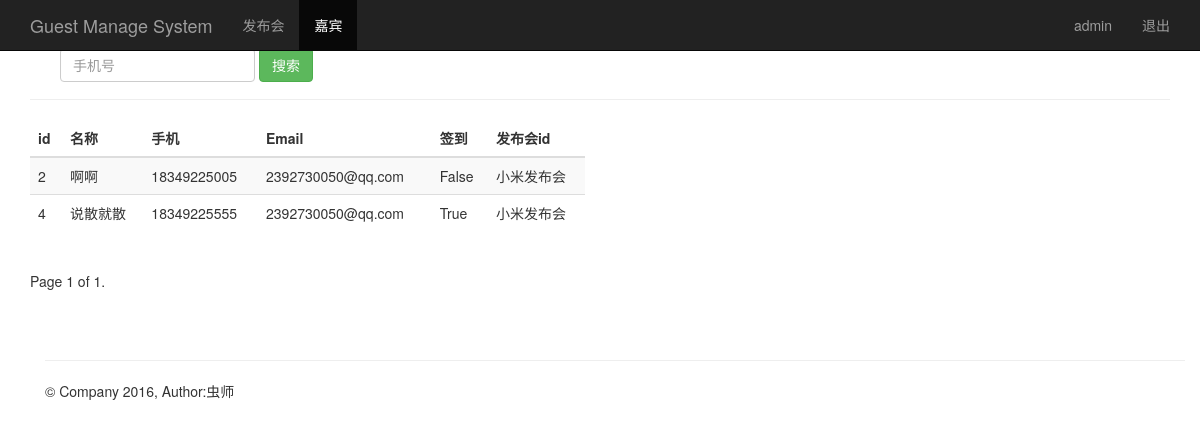
The page /guest_manage/ (signed in) on the database its author committed.
### sign/models.py (models this page shows)
class Guest(models.Model):
    event = models.ForeignKey(Event,on_delete=models.DO_NOTHING)#关联发布会ID
    realname= models.CharField(max_length=200)#姓名
    phone = models.CharField(max_length=11)#手机号
    email= models.EmailField()#邮箱地址
    sign = models.BooleanField()#签到状态״̬
    call_now=models.DateTimeField(auto_now=True)#创建时间（自动获取当前时间）

class Event(models.Model):
    name = models.CharField(max_length=100) #发布会标题
    limit = models.IntegerField()#参加人数
    status = models.BooleanField()#状态״̬
    address = models.CharField(max_length = 200)#地址
    start_time= models.DateTimeField("发布会时间")#发布会时间
    create_tme = models.DateTimeField(auto_now=True)#当前时间
    def __str__(self):
        return self.name

### sign/views.py (the view)
# urls.py: path("guest_manage/",views.guest_manage),
@login_required
def guest_manage(request):
    guest_list = Guest.objects.all()
    username = request.session.get('username', '')
    paginator = Paginator(guest_list,5)
    page = request.GET.get('page')
    try:
        contacts = paginator.page(page)
    except PageNotAnInteger:
        contacts = paginator.page(1)
    except EmptyPage:
        contacts = paginator.page(paginator.num_pages)
    return render(request, "guest_manage.html", {"user": username, "guests": contacts})

### sign/templates/guest_manage.html (shortened to what this page needs)
{% extends "base.html" %}
{% block content %}
    <nav class="navbar navbar-inverse navbar-fixed-top">
      <div class="container">
        <div class="navbar-header">
          <a class="navbar-brand" href="/guest_manage/">Guest Manage System</a>
        </div>
        <div id="navbar" class="collapse navbar-collapse">
          <ul class="nav navbar-nav">
            <li><a href="/event_manage/">发布会</a></li>
            <li class="active"><a href="#about">嘉宾</a></li>
          </ul>
          <ul class="nav navbar-nav navbar-right">
           <li><a href="#">{{user}}</a></li>
           <li><a href="/logout/">退出</a></li>
         </ul>
        </div>
      </div>
    </nav>
    <div class="container theme-showcase" role="main">
      <div class="page-header">
        <div id="navbar" class="navbar-collapse collapse">
          <form class="navbar-form" method="get" action="/search_phone/">
            <div class="form-group">
              <input name="phone" type="text" placeholder="手机号" class="form-control">
            </div>
            <button type="submit" class="btn btn-success">搜索</button>
          </form>
        </div>
      </div>
      <div class="row">
        <div class="col-md-6">
          <table class="table table-striped">
            <thead>
              <tr>
                <th>id</th>
                <th>名称</th>
                <th>手机</th>
                <th>Email</th>
                <th>签到</th>
                <th>发布会id</th>
              </tr>
            </thead>
            <tbody>
              {% for guest in guests %}
                <tr>
                  <td>{{ guest.id }}</td>
                  <td>{{ guest.realname }}</td>
                  <td>{{ guest.phone }}</td>
                  <td>{{ guest.email }}</td>
                  <td>{{ guest.sign }}</td>
                  <td>{{ guest.event }}</td>
                </tr>
             {% endfor %}
            </tbody>
          </table>
        </div>
      </div>
    <div class="pagination">
      <span class="step-links">
          <span class="current">
            Page {{ guests.number }} of {{ guests.paginator.num_pages }}.
          </span>
      </span>
    </div>
{% endblock %}

### sign/templates/base.html (shortened to what this page needs)
<!DOCTYPE html>
<html lang="zh-CN">
  <head>
      <link href="//cdn.bootcss.com/bootstrap/3.3.5/css/bootstrap.min.css" rel="stylesheet">
      <link href="//v3.bootcss.com/examples/theme/theme.css" rel="stylesheet">
  </head>
  <body role="document">
  {% block content %}
  {% endblock %}
    <div class="container theme-showcase" role="main">
        <div class="page-header">
        </div>
        <footer class="footer">
          <p>&copy; Company 2016, Author:虫师</p>
        </footer>
    </div>
  </body>
</html>

### rows shown on the page
Guest: id "2", realname "啊啊", phone "18349225005", email "2392730050@qq.com", sign "False", event "小米发布会"
Guest: id "4", realname "说散就散", phone "18349225555", email "2392730050@qq.com", sign "True", event "小米发布会"

### other values the page prints
{{ user }} "admin"
{{ guests.number }} "1"
{{ guests.paginator.num_pages }} "1"
